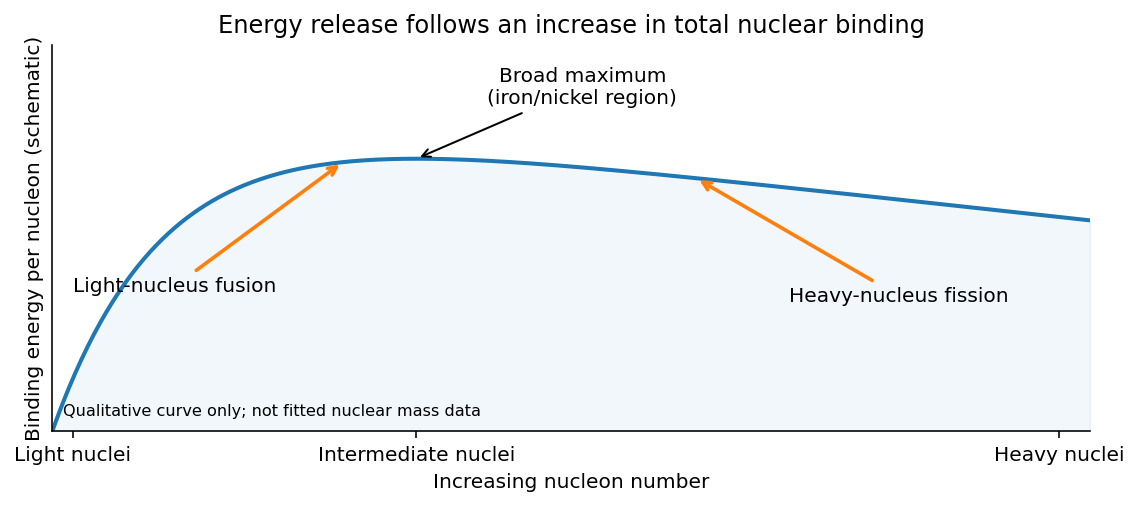

This figure's Python source:
from pathlib import Path
import numpy as np
import matplotlib
matplotlib.use('Agg')
import matplotlib.pyplot as plt
plt.rcParams.update({'font.size':10,'axes.spines.top':False,'axes.spines.right':False})

fig,ax=plt.subplots(figsize=(8,3.6))
x=np.linspace(0,1,500);y=(1-np.exp(-9*x))*(1-.35*x);peak=x[np.argmax(y)]
ax.plot(x,y,lw=2,color='tab:blue');ax.fill_between(x,0,y,color='tab:blue',alpha=.06)
ax.annotate('Light-nucleus fusion',xy=(.28,float(np.interp(.28,x,y))),xytext=(.02,.43),arrowprops={'arrowstyle':'->','lw':1.8,'color':'tab:orange'},fontsize=10)
ax.annotate('Heavy-nucleus fission',xy=(.62,float(np.interp(.62,x,y))),xytext=(.71,.4),arrowprops={'arrowstyle':'->','lw':1.8,'color':'tab:orange'},fontsize=10)
ax.annotate('Broad maximum\n(iron/nickel region)',xy=(peak,float(y.max())),xytext=(peak+.16,1.01),arrowprops={'arrowstyle':'->'},ha='center',fontsize=10)
ax.set(xlim=(0,1),ylim=(0,1.19),xticks=[.02,peak,.97],xticklabels=['Light nuclei','Intermediate nuclei','Heavy nuclei'],yticks=[],ylabel='Binding energy per nucleon (schematic)',xlabel='Increasing nucleon number',title='Energy release follows an increase in total nuclear binding')
ax.text(.01,.04,'Qualitative curve only; not fitted nuclear mass data',transform=ax.transAxes,fontsize=8)

fig.tight_layout()
fig.savefig(Path(__file__).stem+'.png',dpi=145,facecolor='white',bbox_inches='tight')
plt.close(fig)
